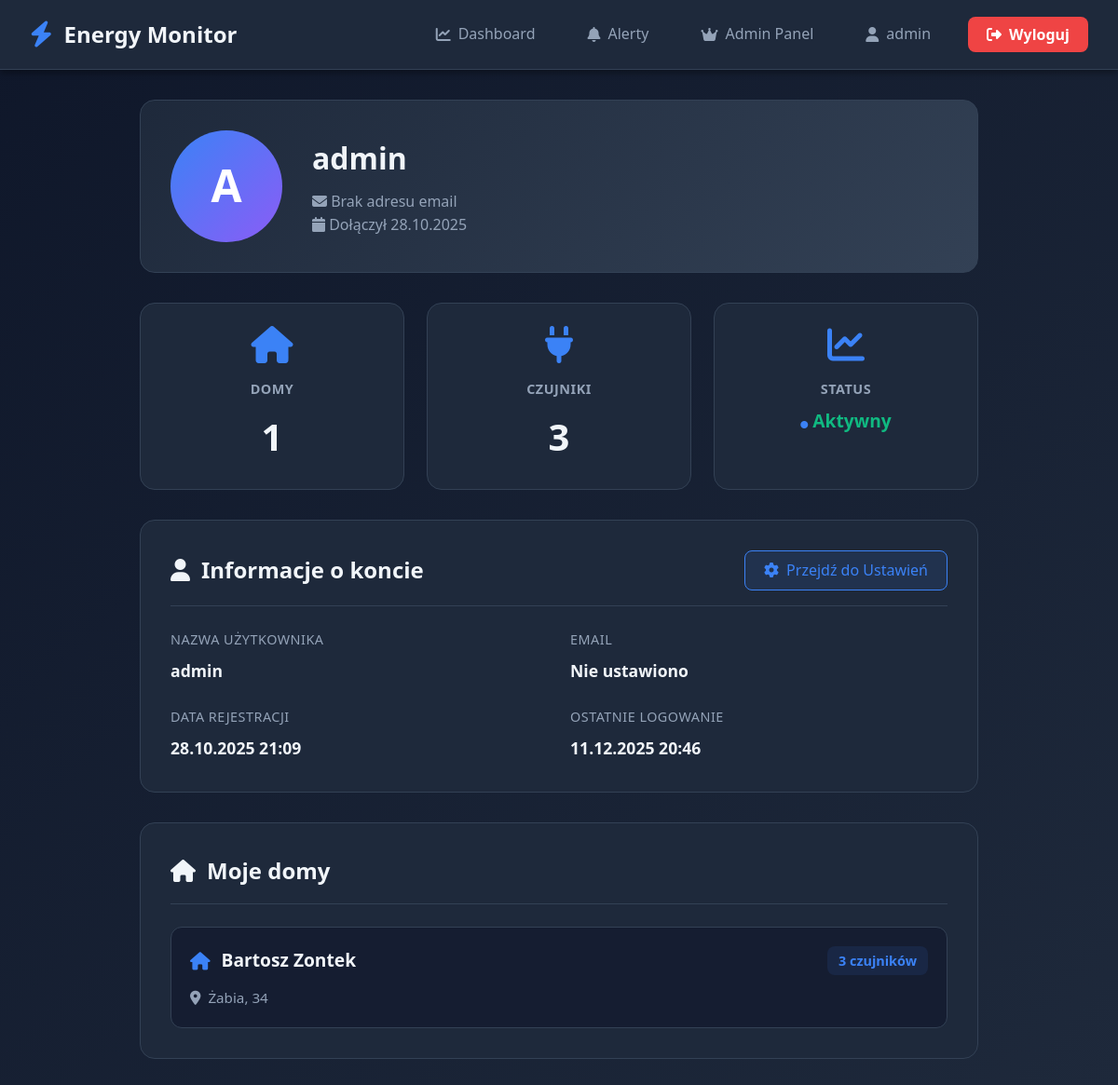
The app's page /api/profile/ (signed in) with its own data.
### sensors/models.py (models this page shows, shortened)
class House(models.Model):
    user = models.ForeignKey(User, on_delete=models.CASCADE, related_name='houses')
    name = models.CharField(max_length=100, verbose_name="Nazwa")
    address = models.CharField(max_length=255, blank=True, verbose_name="Adres")
    created_at = models.DateTimeField(auto_now_add=True, verbose_name="Data utworzenia")
    price_per_kwh = models.FloatField(default=0.80, verbose_name="Cena za kWh [PLN]")
    monthly_limit_kwh = models.FloatField(
        null=True,
        blank=True,
        verbose_name="Limit miesięczny [kWh]",
        help_text="Alert gdy przekroczono limit"
    )
    alert_email = models.EmailField(
        blank=True,
        verbose_name="Email do alertów",
        help_text="Jeśli pusty, użyje email użytkownika"
    )
    class Meta:
        verbose_name = "Dom"
        verbose_name_plural = "Domy"
        ordering = ['name']

### sensors/views.py (the view)
# urls.py: path('profile/', profile, name='profile'),
@login_required
def profile(request):
    houses = House.objects.filter(user=request.user).prefetch_related('sensors')
    total_sensors = sum(house.sensors.count() for house in houses)
    settings, created = UserSettings.objects.get_or_create(user=request.user)
    total_alerts = Alert.objects.filter(house__user=request.user).count()
    unread_alerts = Alert.objects.filter(house__user=request.user, is_read=False).count()
    context = {'houses': houses, 'total_sensors': total_sensors, 'user_settings': settings, 'total_alerts': total_alerts, 'unread_alerts': unread_alerts}
    return render(request, 'profile.html', context)

### templates/profile.html (shortened to what this page needs)
{% extends 'base.html' %}
{% block content %}
<div class="profile-container">
  <div class="profile-header">
    <div class="profile-avatar">
      {{ user.username|first|upper }}
    </div>
    <div class="profile-info">
      <h1>{{ user.username }}</h1>
      <p><i class="fas fa-envelope"></i> {{ user.email|default:"Brak adresu email" }}</p>
      <p><i class="fas fa-calendar"></i> Dołączył {{ user.date_joined|date:"d.m.Y" }}</p>
    </div>
  </div>
  <div class="profile-stats">
    <div class="stat-box">
      <i class="fas fa-home"></i>
      <h3>Domy</h3>
      <div class="value">{{ houses|length }}</div>
    </div>
    <div class="stat-box">
      <i class="fas fa-plug"></i>
      <h3>Czujniki</h3>
      <div class="value">{{ total_sensors }}</div>
    </div>
    <div class="stat-box">
      <i class="fas fa-chart-line"></i>
      <h3>Status</h3>
      <div class="value" style="font-size: 1.2rem; color: #10b981;">
        <i class="fas fa-circle" style="font-size: 0.5rem;"></i> Aktywny
      </div>
    </div>
  </div>
  <div class="profile-section">
    <div class="section-header">
      <h2><i class="fas fa-user"></i> Informacje o koncie</h2>
      <a href="{% url 'settings' %}" class="btn-edit">
        <i class="fas fa-cog"></i> Przejdź do Ustawień
      </a>
    </div>
    <div class="info-grid">
      <div class="info-item">
        <span class="info-label">Nazwa użytkownika</span>
        <span class="info-value">{{ user.username }}</span>
      </div>
      <div class="info-item">
        <span class="info-label">Email</span>
        <span class="info-value">{{ user.email|default:"Nie ustawiono" }}</span>
      </div>
      <div class="info-item">
        <span class="info-label">Data rejestracji</span>
        <span class="info-value">{{ user.date_joined|date:"d.m.Y H:i" }}</span>
      </div>
      <div class="info-item">
        <span class="info-label">Ostatnie logowanie</span>
        <span class="info-value">{{ user.last_login|date:"d.m.Y H:i"|default:"Nigdy" }}</span>
      </div>
    </div>
  </div>
  <div class="profile-section">
    <div class="section-header">
      <h2><i class="fas fa-home"></i> Moje domy</h2>
    </div>
    {% if houses %}
      <div class="houses-list">
        {% for house in houses %}
          <div class="house-item">
            <div class="house-item-header">
              <div class="house-name">
                <i class="fas fa-home"></i>
                {{ house.name }}
              </div>
              <span class="sensor-count">
                {{ house.sensors.count }} czujnik{{ house.sensors.count|pluralize:"i,ów" }}
              </span>
            </div>
            {% if house.address %}
              <div class="house-address">
                <i class="fas fa-map-marker-alt"></i>
                {{ house.address }}
              </div>
            {% endif %}
          </div>
        {% endfor %}
      </div>
    {% else %}
      <p style="text-align: center; color: #94a3b8; padding: 2rem;">
        <i class="fas fa-inbox" style="font-size: 3rem; display: block; margin-bottom: 1rem; opacity: 0.5;"></i>
        Nie masz jeszcze przypisanych domów. Skontaktuj się z administratorem.
      </p>
    {% endif %}
  </div>
</div>
{% endblock %}

### templates/base.html (shortened to what this page needs)
<!DOCTYPE html>
<html lang="pl">
<head>
  <link rel="stylesheet" href="https://cdnjs.cloudflare.com/ajax/libs/font-awesome/6.4.0/css/all.min.css">
</head>
<body>
  {% if user.is_authenticated %}
  <nav class="navbar">
    <div class="navbar-content">
      <a href="{% url 'dashboard' %}" class="navbar-brand">
        <i class="fas fa-bolt"></i>
        Energy Monitor
      </a>
      <div class="navbar-menu">
        <a href="{% url 'dashboard' %}" class="nav-link {% if request.path == '/dashboard/' %}active{% endif %}">
          <i class="fas fa-chart-line"></i>
          Dashboard
        </a>
        <a href="{% url 'alerts' %}" class="nav-link {% if request.path == '/alerts/' %}active{% endif %}">
          <i class="fas fa-bell"></i>
          Alerty
        </a>
        {% if user.is_staff %}
        <a href="{% url 'admin_dashboard' %}" class="nav-link {% if request.path == '/admin-panel/' %}active{% endif %}">
          <i class="fas fa-crown"></i>
          Admin Panel
        </a>
        {% endif %}
        <a href="{% url 'profile' %}" class="nav-link {% if request.path == '/profile/' %}active{% endif %}">
          <i class="fas fa-user"></i>
          {{ user.username }}
        </a>
        <form action="{% url 'logout' %}" method="POST" class="logout-form-wrapper">
          <button type="submit" class="btn-logout">
            <i class="fas fa-sign-out-alt"></i>
            Wyloguj
          </button>
        </form>
      </div>
    </div>
  </nav>
  {% endif %}
  <div class="container">
    {% block content %}{% endblock %}
  </div>
</body>
</html>

### templates/base.html (style rules this page uses)
* { margin: 0; padding: 0; box-sizing: border-box; }
:root { --bg-primary: #0f172a; --bg-secondary: #1e293b; --bg-tertiary: #334155; --text-primary: #f1f5f9; --text-secondary: #94a3b8; --accent: #3b82f6; --accent-hover: #2563eb; --success: #10b981; --warning: #f59e0b; --danger: #ef4444; --border: #334155; --shadow: rgba(0, 0, 0, 0.3); }
body { font-family: 'Segoe UI', Tahoma, Geneva, Verdana, sans-serif; background: linear-gradient(135deg, #0f172a 0%, #1e293b 100%); color: var(--text-primary); min-height: 100vh; line-height: 1.6; }
.navbar { background: var(--bg-secondary); border-bottom: 1px solid var(--border); padding: 1rem 2rem; position: sticky; top: 0; z-index: 1000; backdrop-filter: blur(10px); box-shadow: 0 4px 6px var(--shadow); }
.navbar-content { max-width: 1400px; margin: 0 auto; display: flex; justify-content: space-between; align-items: center; }
.navbar-brand { display: flex; align-items: center; gap: 0.75rem; font-size: 1.5rem; font-weight: 700; color: var(--text-primary); text-decoration: none; transition: transform 0.3s ease; }
.navbar-brand i { color: var(--accent); font-size: 1.75rem; }
.navbar-menu { display: flex; gap: 1.5rem; align-items: center; }
.nav-link { color: var(--text-secondary); text-decoration: none; padding: 0.5rem 1rem; border-radius: 0.5rem; transition: all 0.3s ease; display: flex; align-items: center; gap: 0.5rem; }
.btn-logout { background: var(--danger); color: white; border: none; padding: 0.5rem 1.25rem; border-radius: 0.5rem; cursor: pointer; transition: all 0.3s ease; font-weight: 600; font-family: 'Segoe UI', Tahoma, Geneva, Verdana, sans-serif; font-size: 1rem; display: inline-flex; align-items: center; gap: 0.5rem; }
.logout-form-wrapper { margin: 0; padding: 0; display: inline; }
.container { max-width: 1400px; margin: 2rem auto; padding: 0 2rem; }

### records on screen
House: name "Bartosz Zontek", sensors.count "3", address "Żabia, 34"

### other values on screen
{{ user.username }} "admin"
{{ user.username|first|upper }} "A"
{{ user.email|default:"Brak adresu email" }} "Brak adresu email"
{{ user.date_joined|date:"d.m.Y" }} "28.10.2025"
{{ houses|length }} "1"
{{ total_sensors }} "3"
{{ user.email|default:"Nie ustawiono" }} "Nie ustawiono"
{{ user.date_joined|date:"d.m.Y H:i" }} "28.10.2025 21:09"
{{ user.last_login|date:"d.m.Y H:i"|default:"Nigdy" }} "11.12.2025 20:46"
